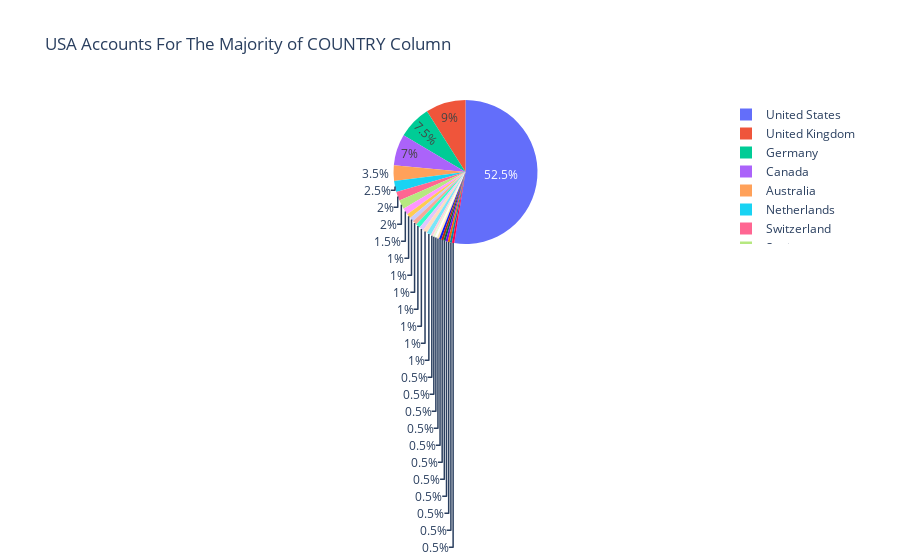

This figure's notebook cell:
### Code cell
fig2 = px.pie(viewDesc, values='TOTAL-UNIVERSITIES', names='COUNTRY',title='USA Accounts For The Majority of COUNTRY Column')
fig2

### Figure 1 — Plotly figure (JSON) as saved in the notebook; plotly's stock layout.template omitted (floating-point values rounded to 4 significant figures)
{"data": [{"domain": {"x": [0, 1], "y": [0, 1]}, "hovertemplate": "COUNTRY=%{label}<br>TOTAL-UNIVERSITIES=%{value}<extra></extra>", "labels": ["United States", "United Kingdom", "Germany", "Canada", "Australia", "Netherlands", "Switzerland", "Spain", "Sweden", "Norway", "Japan", "Italy", "Czech Republic", "China", "Belgium", "Austria", "Hong Kong", "Finland", "Denmark", "Mexico", "New Zealand", "Portugal", "Saudi Arabia", "Singapore", "Chile", "Brazil", "Argentina"], "legendgroup": "", "name": "", "showlegend": true, "type": "pie", "values": [105, 18, 15, 14, 7, 5, 4, 4, 3, 2, 2, 2, 2, 2, 2, 2, 1, 1, 1, 1, 1, 1, 1, 1, 1, 1, 1]}], "layout": {"legend": {"tracegroupgap": 0}, "title": {"text": "USA Accounts For The Majority of COUNTRY Column"}}}
